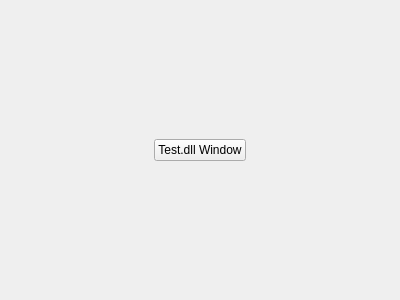
<?xml version="1.0" encoding="UTF-8"?>
<ui version="4.0">
 <class>MyWindow</class>
 <widget class="QWidget" name="MyWindow">
  <property name="geometry">
   <rect>
    <x>0</x>
    <y>0</y>
    <width>400</width>
    <height>300</height>
   </rect>
  </property>
  <property name="windowTitle">
   <string>MyWindow</string>
  </property>
  <layout class="QGridLayout" name="gridLayout">
   <item row="0" column="1">
    <spacer name="verticalSpacer_2">
     <property name="orientation">
      <enum>Qt::Vertical</enum>
     </property>
     <property name="sizeHint" stdset="0">
      <size>
       <width>20</width>
       <height>121</height>
      </size>
     </property>
    </spacer>
   </item>
   <item row="1" column="0">
    <spacer name="horizontalSpacer">
     <property name="orientation">
      <enum>Qt::Horizontal</enum>
     </property>
     <property name="sizeHint" stdset="0">
      <size>
       <width>133</width>
       <height>20</height>
      </size>
     </property>
    </spacer>
   </item>
   <item row="1" column="1">
    <widget class="QPushButton" name="pushButton">
     <property name="text">
      <string>Test.dll Window</string>
     </property>
    </widget>
   </item>
   <item row="1" column="2">
    <spacer name="horizontalSpacer_2">
     <property name="orientation">
      <enum>Qt::Horizontal</enum>
     </property>
     <property name="sizeHint" stdset="0">
      <size>
       <width>133</width>
       <height>20</height>
      </size>
     </property>
    </spacer>
   </item>
   <item row="2" column="1">
    <spacer name="verticalSpacer">
     <property name="orientation">
      <enum>Qt::Vertical</enum>
     </property>
     <property name="sizeHint" stdset="0">
      <size>
       <width>20</width>
       <height>120</height>
      </size>
     </property>
    </spacer>
   </item>
  </layout>
 </widget>
 <layoutdefault spacing="6" margin="11"/>
 <resources/>
 <connections/>
</ui>
